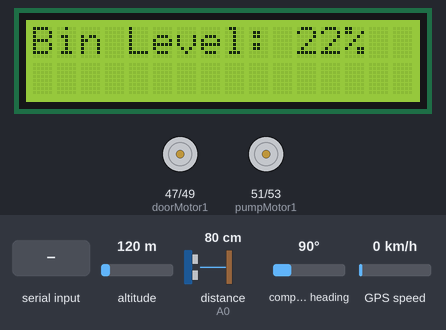
This sketch was run on a simulated Arduino Mega 2560, built with avr-gcc and run on an emulated ATmega2560. On the bench: 16×2 character LCD, motor-driver pin pairs drawn as motors (green arrow = first pin HIGH = forward, orange = second pin HIGH = backward, longer = more drive). Wiring (inferred from the names in the program): ultrasonic range finder: trigger A1; echo A0. The test bench sets the inputs (shaded band); at power-on: distance to the obstacle (sensor on A0) 80 cm, altitude 120 m, compass heading 90°, GPS speed 0 km/h. The echo pulse lasts 58.3 µs per cm; the GPS gets a fix after 3 s at 37.7749, -122.4194 with 8 satellites; the modem accepts every AT command (registered, SIM ready, sends succeed) and sends nothing else.

Above: at 1.6 s.
1.7 s: "a" received over Serial
At 2.7 s:
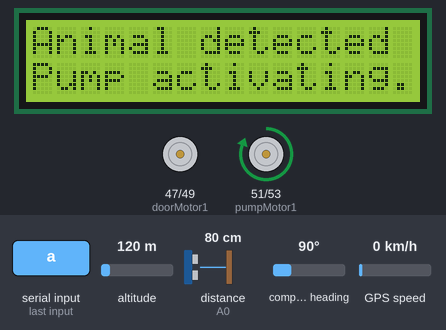
7.3 s: "o" received over Serial
At 8.2 s:
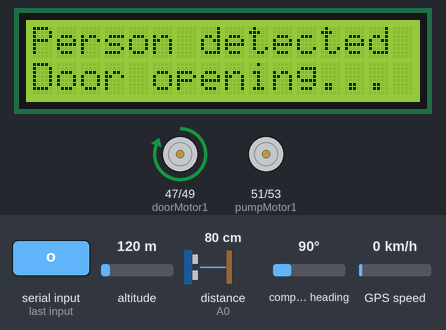
16.8 s: distance to the obstacle (sensor on A0) set to 2 cm
At 18.3 s:
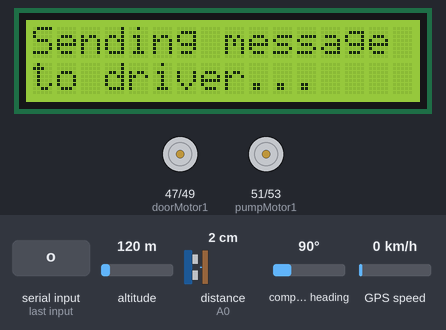
Timing chart, 0 to 19.8 s (numbered marks = the images above; inputs shaded):
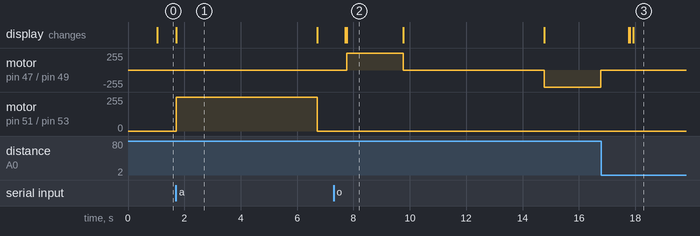

The sketch:

Bin_animal.ino
```cpp
#include <LiquidCrystal.h>
#include <TinyGPS++.h>

LiquidCrystal lcd(8, 9, 10, 11, 12, 13);

const int trigPin = A1;
const int echoPin = A0;

TinyGPSPlus gps;

int binLevel;
float latitude = 13.032608892244347;
float longitude = 80.17787275573419;

unsigned long lastMeasurementTime = 0;
const unsigned long measurementInterval = 1000;

bool messageSent = false;

// Motor pins
const int doorMotor1 = 47;
const int doorMotor2 = 49;
const int pumpMotor1 = 51;
const int pumpMotor2 = 53;

void setup() {
  Serial.begin(9600);
  Serial3.begin(9600); // GSM
  Serial2.begin(9600); // GPS

  lcd.begin(16, 2);

  pinMode(trigPin, OUTPUT);
  pinMode(echoPin, INPUT);

  pinMode(doorMotor1, OUTPUT);
  pinMode(doorMotor2, OUTPUT);
  pinMode(pumpMotor1, OUTPUT);
  pinMode(pumpMotor2, OUTPUT);

  Serial3.println("AT+CMGF=1"); // Set SMS text mode
  delay(100);
}

void loop() {
  unsigned long currentTime = millis();

  if (currentTime - lastMeasurementTime >= measurementInterval) {
    measureBinLevel();
    updateGPS();
    displayInfo();

    if (binLevel >= 70 && !messageSent) {
      sendSMS();
      messageSent = true;
      displaySendingMessage();
    }

    lastMeasurementTime = currentTime;
  }

  if (Serial.available() > 0) {
    char command = Serial.read();

    if (command == 'o') { // 'o' for open_door
      openDoor();
    } else if (command == 'a') { // 'a' for activate_pump
      activatePump();
    }
  }
}

void measureBinLevel() {
  digitalWrite(trigPin, LOW);
  delayMicroseconds(2);
  digitalWrite(trigPin, HIGH);
  delayMicroseconds(10);
  digitalWrite(trigPin, LOW);

  long duration = pulseIn(echoPin, HIGH, 30000);
  int distance = duration * 0.034 / 2;

  binLevel = map(distance, 100, 0, 0, 100);
  binLevel = constrain(binLevel, 0, 100);
}

void updateGPS() {
  bool validLocation = false;
  while (Serial2.available() > 0) {
    if (gps.encode(Serial2.read())) {
      if (gps.location.isValid()) {
        latitude = gps.location.lat();
        longitude = gps.location.lng();
        validLocation = true;
      }
    }
  }
  if (!validLocation) {
    latitude = 13.032608892244347;
    longitude = 80.17787275573419;
  }
}

void displayInfo() {
  lcd.clear();
  lcd.setCursor(0, 0);
  lcd.print("Bin Level: ");
  lcd.print(binLevel);
  lcd.print("%");
}

void sendSMS() {
  Serial3.println("AT+CMGS=\"09080192655\"");
  delay(100);

  Serial3.print("Bin is ");
  Serial3.print(binLevel);
  Serial3.print("% full. Location: ");
  Serial3.print("http://maps.google.com/maps?q=");
  Serial3.print(latitude, 6);
  Serial3.print(",");
  Serial3.print(longitude, 6);

  Serial3.write(26); // End SMS
}

void displaySendingMessage() {
  lcd.clear();
  lcd.setCursor(0, 0);
  lcd.print("Sending message");
  lcd.setCursor(0, 1);
  lcd.print("to driver...");
  delay(10000);
  displayInfo();
}

void openDoor() {
  lcd.clear();
  lcd.setCursor(0, 0);
  lcd.print("Person detected");
  lcd.setCursor(0, 1);
  lcd.print("Door opening...");

  digitalWrite(doorMotor1, HIGH);
  digitalWrite(doorMotor2, LOW);
  delay(2000); // Open door for 5 seconds
  digitalWrite(doorMotor1, LOW);
  digitalWrite(doorMotor2, LOW);
  lcd.clear();
  lcd.setCursor(0, 0);
  delay(5000);
  lcd.print("Door closing...");
  digitalWrite(doorMotor1, LOW);
  digitalWrite(doorMotor2, HIGH);
    delay(2000); // Open door for 5 seconds
  digitalWrite(doorMotor1, LOW);
  digitalWrite(doorMotor2, LOW);
  delay(1000); // Wait for 1 second

  lcd.clear();
}

void activatePump() {
  lcd.clear();
  lcd.setCursor(0, 0);
  lcd.print("Animal detected");
  lcd.setCursor(0, 1);
  lcd.print("Pump activating...");

  digitalWrite(pumpMotor1, HIGH);
  digitalWrite(pumpMotor2, LOW);
  delay(5000); // Activate pump for 5 seconds

  lcd.clear();
  lcd.setCursor(0, 0);
  lcd.print("Pump deactivating...");
  digitalWrite(pumpMotor1, LOW);
  digitalWrite(pumpMotor2, LOW);
  delay(1000); // Wait for 1 second

  lcd.clear();
}
```

Measured:
- after the input at 1.7 s, motor on pin 51 (pumpMotor1) / pin 53 (pumpMotor2): stopped → forward 255/255 at once, → stopped 5.0 s later; the display: changes at once (image 1)
- after the input at 7.3 s, motor on pin 47 (doorMotor1) / pin 49 (doorMotor2): stopped → forward 255/255 after 0.46 s, → stopped 2.0 s later, → backward 255/255 5.0 s later, → stopped 2.0 s later; the display: first differs from a run without the input after 0.46 s (image 2)
- what the display in image 1 shows lasts 5.0 s, from 1.7 s to 6.7 s
- what the display in image 2 shows lasts 2.0 s, from 7.8 s to 9.8 s
